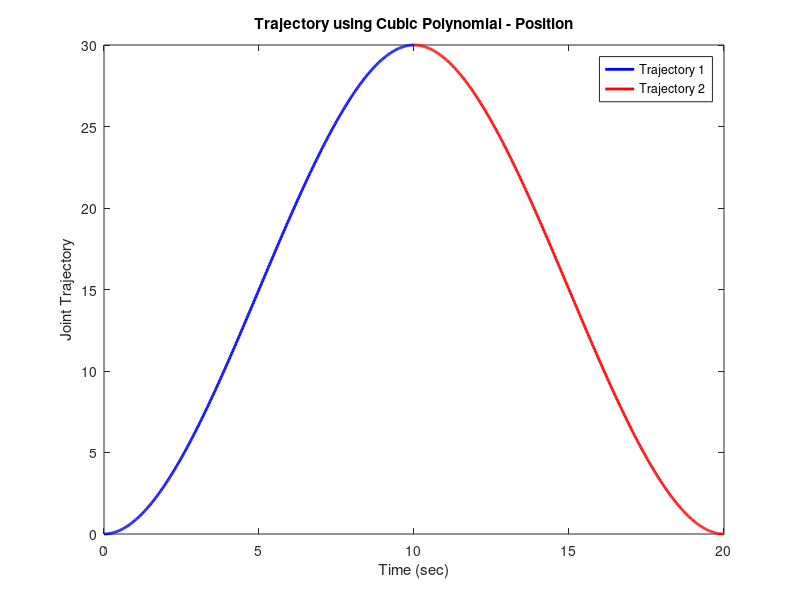
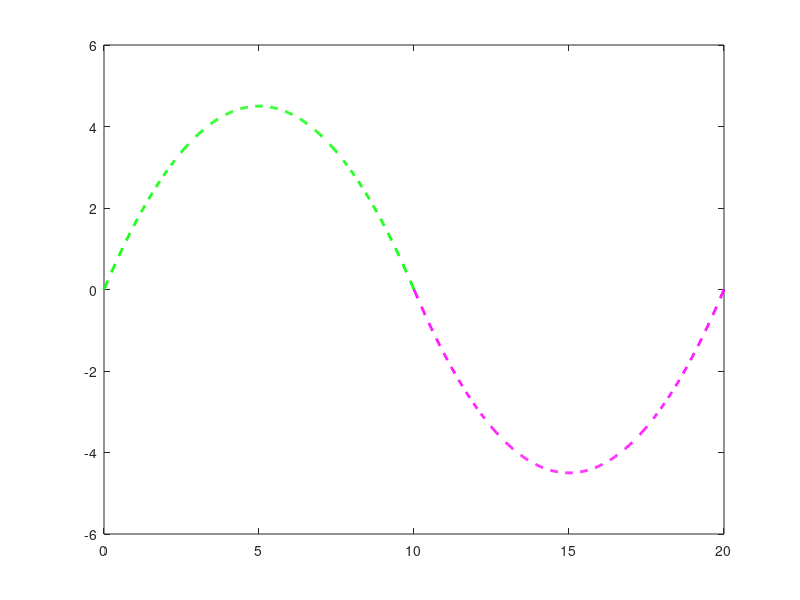
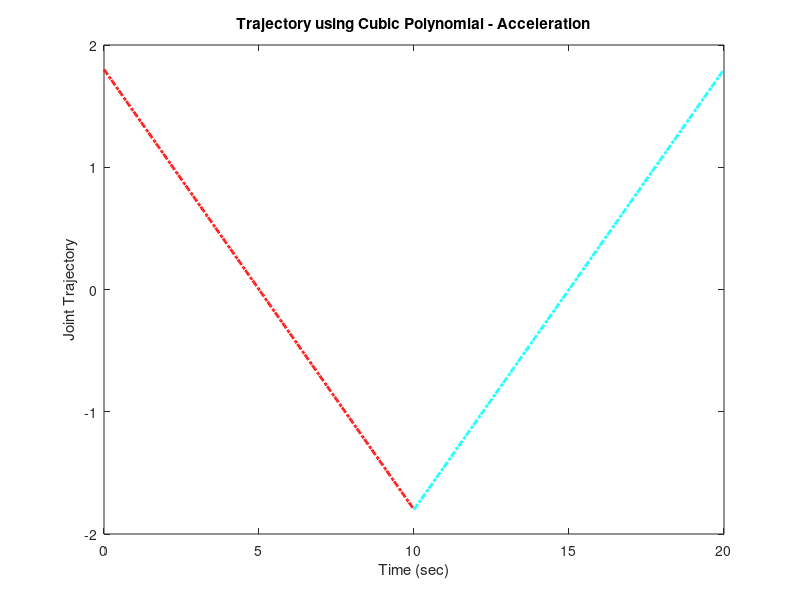

The MATLAB source for these figures, in order:
clear all; close all; clc; 

to = 0; qo = 0; qdoto = 0;
tf = 10; qf = 30; qdotf = 0; 

A = [1,  to,  to^2, to^3;   ...
     0,  1,   2*to, 3*to^2; ...
     1,  tf,  tf^2, tf^3;   ...
     0,  1,   2*tf, 3*tf^2];

b = [qo; qdoto; qf; qdotf];
a = A\b;
t = to:(tf-to)/500:tf;
q     = a(1) + a(2)*t + a(3)*t.^2 + a(4)*t.^3;
qdot  = a(2) + 2*a(3)*t + 3*a(4)*t.^2;
qddot = 2*a(3) + 6*a(4)*t;

%second
qo = qf;
qdoto = qdotf;

tf2 = 20; qf2 = 0; qdotf2 = 0; 

A2 = [1,  tf,  tf^2, tf^3;   ...
      0,  1,   2*tf, 3*tf^2; ...
      1,  tf2,  tf2^2, tf2^3;   ...
      0,  1,   2*tf2, 3*tf2^2];

b2 = [qo; qdoto; qf2; qdotf2];

a2 = A2\b2;

t2 = tf:(tf2-tf)/500:tf2;
q2     = a2(1) + a2(2)*t2 + a2(3)*t2.^2 + a2(4)*t2.^3;
qdot2  = a2(2) + 2*a2(3)*t2 + 3*a2(4)*t2.^2;
qddot2 = 2*a2(3) + 6*a2(4)*t2;


%third
% qo = qf2;
% qdoto = qdotf2;
% tf3 = 8; qf3 = 30; qdotf3 = 3; 
% A3 = [1,  tf2,  tf2^2, tf2^3;   ...
%       0,  1,   2*tf2, 3*tf2^2; ...
%       1,  tf3,  tf3^2, tf3^3;   ...
%       0,  1,   2*tf3, 3*tf3^2];
% b3 = [qo; qdoto; qf3; qdotf3];
% a3 = A3\b3;
% t3 = tf2:(tf3-tf2)/500:tf3;
% q3     = a3(1) + a3(2)*t3 + a3(3)*t3.^2 + a3(4)*t3.^3;
% qdot3  = a3(2) + 2*a3(3)*t3 + 3*a3(4)*t3.^2;
% qddot3 = 2*a3(3) + 6*a3(4)*t3;
% %fourth
% qo = qf3;
% qdoto = qdotf3;
% tf4 = 10; qf4 = 40; qdotf4 = 0; 
% A4 = [1,  tf3,  tf3^2, tf3^3;   ...
%       0,  1,   2*tf3, 3*tf3^2; ...
%       1,  tf4,  tf4^2, tf4^3;   ...
%       0,  1,   2*tf4, 3*tf4^2];
% b4 = [qo; qdoto; qf4; qdotf4];
% a4 = A4\b4;
% t4 = tf3:(tf3-tf2)/500:tf4;
% q4     = a4(1) + a4(2)*t4 + a4(3)*t4.^2 + a4(4)*t4.^3;
% qdot4  = a4(2) + 2*a4(3)*t4 + 3*a4(4)*t4.^2;
% qddot4 = 2*a4(3) + 6*a4(4)*t4;
figure(1);
plot(t,q,'b-','LineWidth',2);
hold on;
plot(t2, q2, 'r-', 'LineWidth', 2);
hold off;
% plot(t3, q3, 'black-', 'LineWidth', 2);
% hold on;
% plot(t4, q4, 'g-', 'LineWidth', 2);
legend('Trajectory 1', 'Trajectory 2','Trajectory 3','Trajectory 4');
xlabel('Time (sec)'); ylabel('Joint Trajectory');
title('Trajectory using Cubic Polynomial - Position');
% 
figure(2);
plot(t, qdot, 'g--','LineWidth',2);
hold on;
plot(t2, qdot2, 'm--', 'LineWidth', 2);
hold off;
% plot(t3, qdot3, 'm--', 'LineWidth', 2);
% hold on;
% plot(t4, qdot4, 'm--', 'LineWidth', 2);
% legend('Velocity - Trajectory 1', 'Velocity - Trajectory 2');
% hold off;
% xlabel('Time (sec)'); ylabel('Joint Trajectory');
% title('Trajectory using Cubic Polynomial - Velocity');
% 
figure(3);
plot(t, qddot, 'r-.','LineWidth', 2);
hold on;
plot(t2, qddot2, 'c-.', 'LineWidth', 2);
hold off;
% plot(t3, qddot3, 'c-.', 'LineWidth', 2);
% hold on;
% plot(t4, qddot4, 'c-.', 'LineWidth', 2);
% legend('Acceleration - Trajectory 1', 'Acceleration - Trajectory 2');

xlabel('Time (sec)'); ylabel('Joint Trajectory');
title('Trajectory using Cubic Polynomial - Acceleration');
